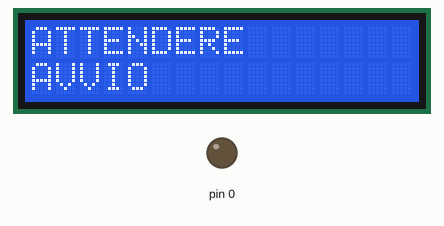
This sketch was run on a simulated Arduino Uno, built with avr-gcc and run on an emulated ATmega328P. Parts: 16×2 character LCD, output pins drawn as LEDs (lit = HIGH).

Above: at 0.1 s.
At 1.1 s:
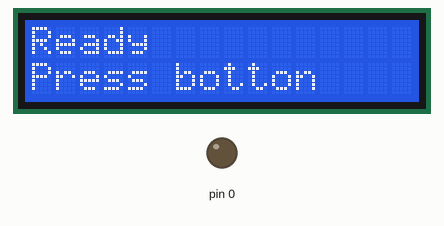
At 10.1 s:
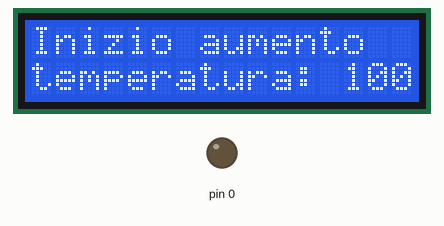
At 13.1 s:
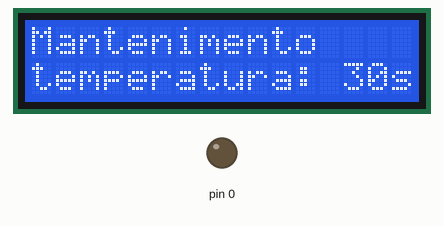
At 22.2 s:
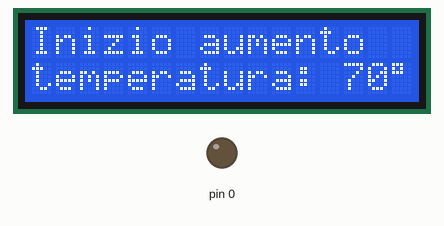
At 34.2 s:
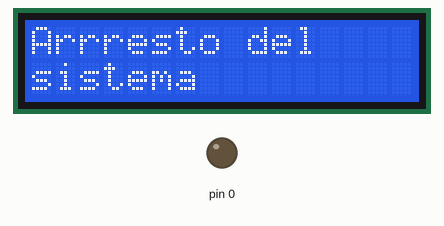

Measured:
- what the display in image 1 shows lasts 3.0 s, from 1.1 s to 4.1 s

The sketch:

Termostato_Mauro.ino
```cpp
// Display utilizzato Hitachi HD44780 1602 parallelo
// Piedinatura:
// LCD RS pin to digital pin 12
// LCD Enable pin to digital pin 11
// LCD D4 pin to digital pin 5
// LCD D5 pin to digital pin 4
// LCD D6 pin to digital pin 3
// LCD D7 pin to digital pin 2
// LCD R/W pin to ground
// LCD VSS pin to ground
// LCD VCC pin to 5V
// 10K resistor:
// ends to +5V and ground
// wiper to LCD VO pin (pin 3)
//
// Pulsante di start 7
// Pulsante di stop 8

//Libreria per LCD
#include <LiquidCrystal.h>

// initialize the library by associating any needed LCD interface pin
// with the arduino pin number it is connected to
const int rs = 12, en = 11, d4 = 5, d5 = 4, d6 = 3, d7 = 2;
LiquidCrystal lcd(rs, en, d4, d5, d6, d7);

//Va alla temepratura passata come parametro
void GoTemp(int);
//Mantiene la temperatura per il tempo passato
void KeepTime(int);

//Prima temperatura
int firstTemp = 70 ;
//Seconda temperatura
int secondTemp = 100;
//Primo tempo
int firstTime = 30;
//Secondo tempo
int secondTime = 30;
//Pulsante di start
int Start = 7;
//Pulsante id stop
int Stop = 8;

void setup() {
  //Settaggi iniziali display

  //Setto il numero di linne e colonne:
  lcd.begin(16, 2);
  // Stampo la scritta iniziliale
  lcd.print("ATTENDERE");
  lcd.setCursor(0,2);
  lcd.print("AVVIO");
  delay(1000);

  //Settaggi porte
  //Pulsanti
  pinMode(INPUT, Start);
  pinMode(INPUT,Stop);

}

void loop() {
  //Saluto iniziale
  HelloInit();

  //Porta la temperatura a 70 gradi
  GoTemp(firstTemp);

  //Mantiene la temepratura per 30 minuti
  KeepTime(firstTime);

  //Porta la temperatura a 100 gradi
  GoTemp(secondTemp);

  //Mantiene la temperatura
  KeepTime(secondTime);

  //Spegne tutto
  StopF();

}

void HelloInit(){
  //Cancello lo schermo
  lcd.clear();
  //Invio il messaggio
  lcd.print("Ready");
  //Mi sposto alla colonna 0 riga 2
  lcd.setCursor(0,2);
  //Invio il messaggio
  lcd.print("Press botton");

  delay(3000);
}

void GoTemp(int temp){
  //Cancello lo schermo
  lcd.clear();
  //Invio il messaggio
  lcd.print("Inizio aumento");
  //Mi sposto alla colonna 0 riga 2
  lcd.setCursor(0,2);
  //Invio il messaggio
  lcd.print("temperatura: ");
  lcd.print(temp);
  lcd.print((char)223);

  delay(3000);
}

void KeepTime(int ktime){
  //Cancello lo schermo
  lcd.clear();
  //Invio il messaggio
  lcd.print("Mantenimento");
  //Mi sposto alla colonna 0 riga 2
  lcd.setCursor(0,2);
  //Invio il messaggio
  lcd.print("temperatura: ");
  lcd.print(ktime);
  lcd.print("sec");

  delay(3000);

}

void StopF (){
  //Cancello lo schermo
  lcd.clear();
  //Invio il messaggio
  lcd.print("Arrresto del");
  //Mi sposto alla colonna 0 riga 2
  lcd.setCursor(0,2);
  //Invio il messaggio
  lcd.print("sistema");

  delay(3000);
}
```
